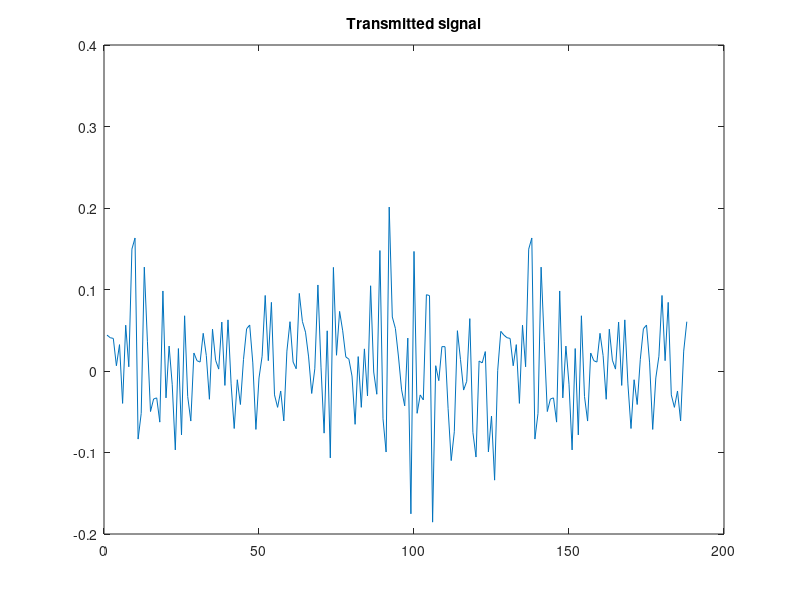

Reproduce this figure in MATLAB.
function [z,OFDM,bits,symbols] = transmitter()

%Transmitter file

%% Parameters
N = 128;
m= 2;
M=60; %Length of the cyclic prefix, i.e length of h
QPSK = [-1-1i; -1+1i; 1-1i; 1+1i]./sqrt(2);

%% Script
bits = randsrc(1,2*N,[1 0]); %Random source of bits (length 2*N).

GroupBits = buffer(bits,m)'; %Here we group the bits 2 and 2.

codeword = bi2de(GroupBits,'left-msb')+1; %Assign each "group" to a decimal.

symbols = QPSK(codeword); %Each number is assigned to our constellation.


OFDM = ifft(symbols); %We apply inverse-fft on our symbols (OFDM).

Prefix = OFDM((end-M+1):end); %Cyclic prefix: Gimics a infinite time-signal
                              %and works as a guard intervall.

z = [Prefix;OFDM]; % adds the prefix to the signal.

figure(1)
plot(real(z))
title('Transmitted signal')
end

